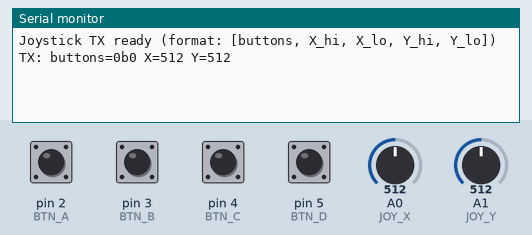
The sketch below on a simulated Arduino Uno, built with avr-gcc and run on an emulated ATmega328P. On the bench: the last lines printed to the serial monitor. The test bench sets the inputs (shaded band); at power-on: pin 2 (BTN_A), pin 3 (BTN_B), pin 4 (BTN_C), pin 5 (BTN_D) HIGH, A0 (JOY_X) = 512, A1 (JOY_Y) = 512. No radio packets arrive unless stated.

Above: at 1.2 s.
1.3 s: A0 (JOY_X) set to 716
At 2.5 s:
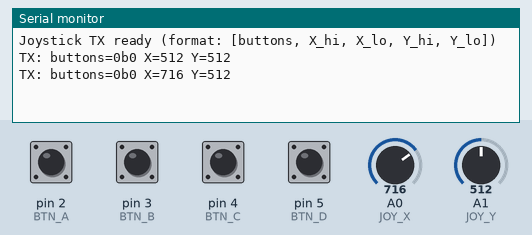
2.8 s: A1 (JOY_Y) set to 716
At 3.8 s:
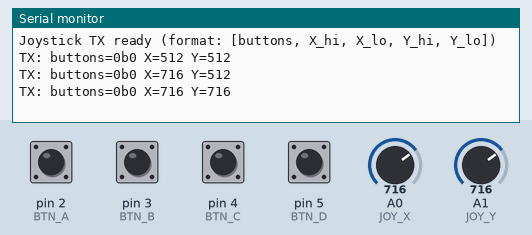
4.3 s: pin 2 (BTN_A) pulled LOW for 0.15 s
At 5.3 s:
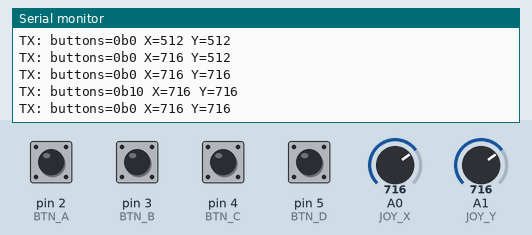
5.9 s: pin 3 (BTN_B) pulled LOW for 0.15 s
At 6.5 s:
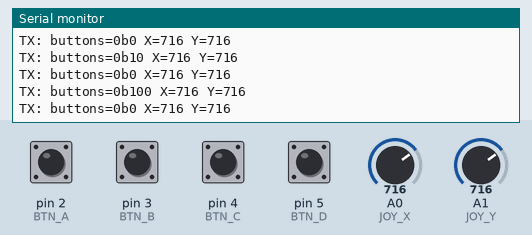
7.5 s: pin 4 (BTN_C) pulled LOW for 0.15 s
At 8.8 s:
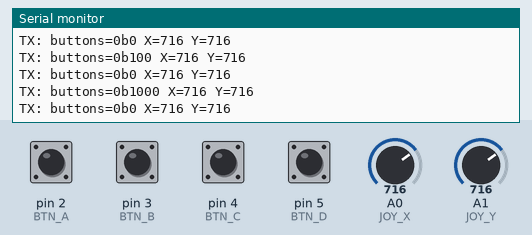
9.1 s: pin 5 (BTN_D) pulled LOW for 0.15 s
At 10.1 s:
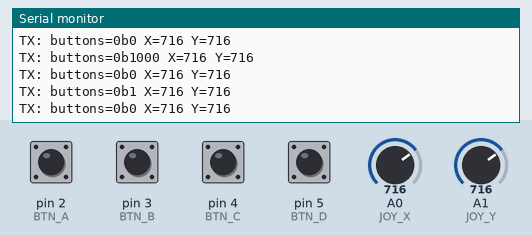
Timing chart, 0 to 11.7 s (numbered marks = the images above; inputs shaded):
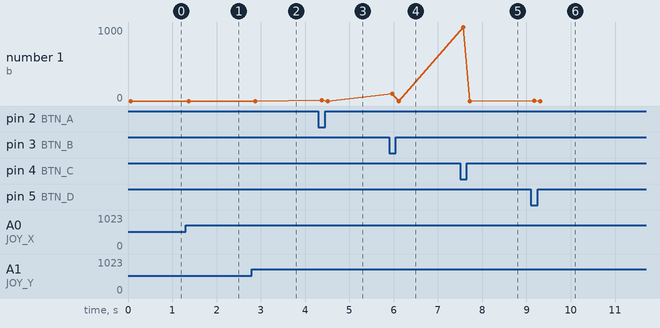

Measured:
- after the input at 1.3 s, the serial monitor: prints a new line after 0.08 s (image 1)
- after the input at 2.8 s, the serial monitor: prints a new line after 0.08 s (image 2)
- after the input at 4.3 s, the serial monitor: prints a new line after 0.07 s (image 3)
- after the input at 5.9 s, the serial monitor: prints a new line after 0.07 s (image 4)
- after the input at 7.5 s, the serial monitor: prints a new line after 0.07 s (image 5)
- after the input at 9.1 s, the serial monitor: prints a new line after 0.07 s (image 6)

The sketch:

Lab4_Joystick.ino
```cpp
#include <SPI.h>
#include <RH_NRF24.h>

// Піни nRF24
#define CE_PIN 9
#define CSN_PIN 10

RH_NRF24 nrf24(CE_PIN, CSN_PIN);

// За документацією Funduino JoyStick Shield V1.A:
// D2 - A, D3 - B, D4 - C, D5 - D
const int BTN_A = 2;
const int BTN_B = 3;
const int BTN_C = 4;
const int BTN_D = 5;

// осі джойстика
const int JOY_X = A0;
const int JOY_Y = A1;

// зберігаємо останні настикання для реакції на зміни
uint8_t lastButtons = 0;
uint16_t lastX = 0;
uint16_t lastY = 0;

// поріг чутливості до змін
const uint16_t AXIS_THRESHOLD = 5;

// тут зсуваємо одиницю далі і далі в залежності від кнопки
uint8_t readButtonsMask() {
  uint8_t mask = 0;

  // bit0 -> D
  if (digitalRead(BTN_D) == LOW) {
    mask |= (1 << 0);
  }

  // bit1 -> A
  if (digitalRead(BTN_A) == LOW) {
    mask |= (1 << 1);
  }
  // bit2 -> B
  if (digitalRead(BTN_B) == LOW) {
    mask |= (1 << 2);
  }
  // bit3 -> C
  if (digitalRead(BTN_C) == LOW) {
    mask |= (1 << 3);
  }

  return mask;
}


void sendState(uint8_t buttons, uint16_t x, uint16_t y) {
  uint8_t packet[5] = { 0 };

  // 1 байт для кнопок
  packet[0] = buttons;

  // два байта під x, але вона двохбайтна uint16_t, то розбиваємо на high and low байт
  packet[1] = (x >> 8) & 0xFF;
  packet[2] = x & 0xFF;

  // теж і для y
  packet[3] = (y >> 8) & 0xFF;
  packet[4] = y & 0xFF;

  if (nrf24.send(packet, sizeof(packet))) {
    // надсилаємо пакет по радіоканалу
    nrf24.waitPacketSent();
    Serial.print("TX: buttons=0b");
    Serial.print(buttons, BIN);
    Serial.print(" X=");
    Serial.print(x);
    Serial.print(" Y=");
    Serial.println(y);
  } else {
    Serial.println("Send failed");
  }
}

void setup() {
  Serial.begin(9600);

  pinMode(BTN_A, INPUT_PULLUP);
  pinMode(BTN_B, INPUT_PULLUP);
  pinMode(BTN_C, INPUT_PULLUP);
  pinMode(BTN_D, INPUT_PULLUP);

  pinMode(JOY_X, INPUT);
  pinMode(JOY_Y, INPUT);

  if (!nrf24.init()) {
    Serial.println("RH_NRF24 init failed!");
    while (1)
      ;
  }

  // УВАГА: той самий канал, що й у приймача!!!
  nrf24.setChannel(9);
  // УВАГА: швидкість даних і потужність
  nrf24.setRF(RH_NRF24::DataRate250kbps, RH_NRF24::TransmitPower0dBm);

  Serial.println("Joystick TX ready (format: [buttons, X_hi, X_lo, Y_hi, Y_lo])");
}

void loop() {
  uint8_t buttons = readButtonsMask();
  uint16_t x = analogRead(JOY_X);  // 0..1023
  uint16_t y = analogRead(JOY_Y);  // 0..1023

  bool changed = false;

  if (buttons != lastButtons) {
    changed = true;
  }
  if (abs((int)x - (int)lastX) > AXIS_THRESHOLD) {
    changed = true;
  }
  if (abs((int)y - (int)lastY) > AXIS_THRESHOLD) {
    changed = true;
  }

  if (changed) {
    sendState(buttons, x, y);
    lastButtons = buttons;
    lastX = x;
    lastY = y;
  }

  // 50 Гц приблизно...
  delay(20);
}
```
